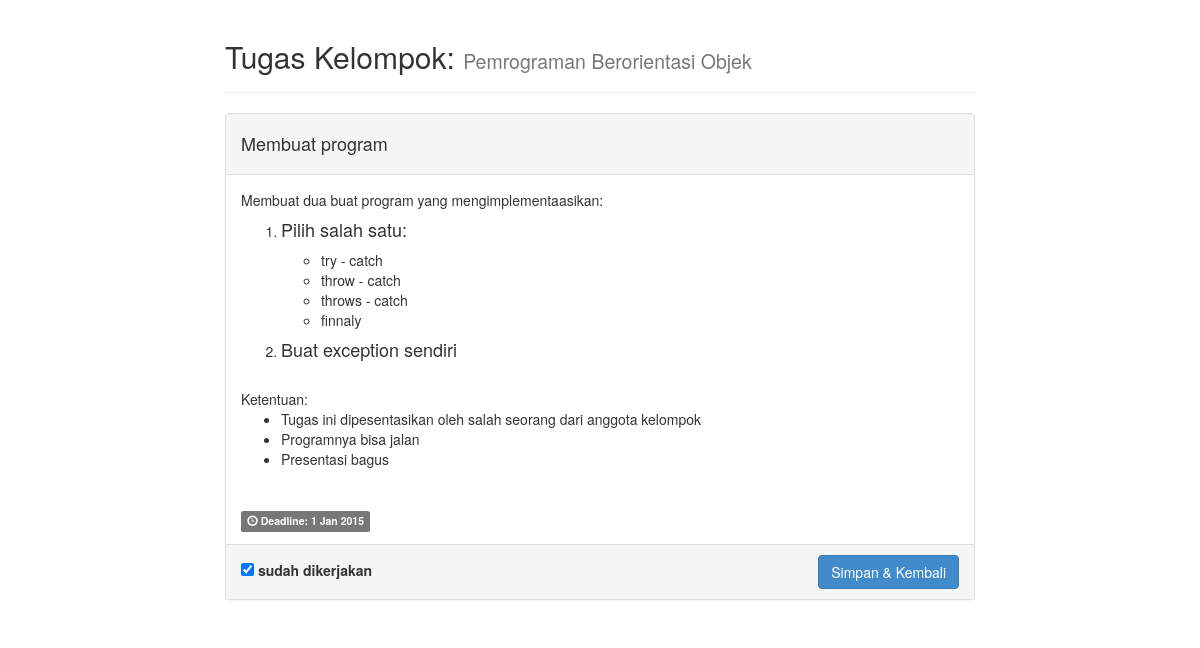
Screenshot of /detail.php?id=2 (signed in) with the database file from the repository.
### tables this page shows
CREATE TABLE IF NOT EXISTS `tugas` (
`id` int(5) NOT NULL,
  `matakul` varchar(32) DEFAULT NULL,
  `judul` varchar(64) DEFAULT NULL,
  `deskripsi` text,
  `jenis` int(2) DEFAULT '1' COMMENT '1 = individu, 2 = kelompok',
  `deadline` date DEFAULT NULL,
  `selesai` int(2) DEFAULT '0' COMMENT '0 = belum selesai, 1 = selesai'
);

### detail.php (the view, shortened to what this page needs)
<?php
	include("konek.php");
	if(isSet($_GET['id'])){
		$sql = mysqli_query($koneksi, "SELECT * FROM tugas WHERE id='".$_GET['id']."';");
		$tugas = mysqli_fetch_array($sql);
		($tugas['jenis'] == 1) ? $jenis = "Individu" :	$jenis = "Kelompok";
?>
<!DOCTYPE html>
<html lang="id">
<head>
	<link href='aset/css/bootstrap.css' rel='stylesheet' type='text/css' />
</head>
<body>
<div class="container">
	<div class="row">
		<div class="col-md-8">
			<div class="page-header"><h2>Tugas <?php echo $jenis ?>: <small><?php echo $tugas['matakul']; ?></small></h2></div>
			<div class="panel panel-default">
  				<div class="panel-heading"><h4><?php echo $tugas['judul']; ?></h4></div>
  				<div class="panel-body">
   				 <?php echo $tugas['deskripsi']; ?>
  				</div>
  				<div class="panel-body">
  				<b class="label label-default"><span class="glyphicon glyphicon-time"></span> Deadline: <?php echo date("j M Y", strtotime($tugas['deadline'])); ?></b>
  				</div>
  				<div class="panel-footer">
  					<form action="" method="POST">
  					<table width="100%">
  						<tr>
  							<td>
  								<?php if($tugas['selesai'] == 1){ ?>
  									<label><input type="checkbox" name="status" value="1" checked="checked"/> sudah dikerjakan</label>
  								<?php } else { ?>
  									<label><input type="checkbox" name="status" value="1"/> sudah dikerjakan</label>
  								<?php } ?>
  							</td>
  							<td style="text-align:right"><input type="submit" class="btn btn-primary" value="Simpan & Kembali" name="update" title="Simpan perubahan status tugas dan kembali ke manu utama"/></td>
  						</tr>
  					</table>
  					</form>
  				</div>
			</div>
		</div>
	</div>
</div>
</body>
</html>
<?php } ?>

### rows the page displays
tugas: matakul "Pemrograman Berorientasi Objek", judul "Membuat program", deskripsi "Membuat dua buat program yang mengimplementaasikan: Pilih salah satu: try - catch throw - catch throws - catch finnaly Buat exception sendiri Ketentuan: Tugas ini dipesentasikan oleh salah seorang dari anggota kelompok Programnya bisa jalan Presentasi bagus", deadline "1 Jan 2015"

### other values shown
$jenis "Kelompok"
